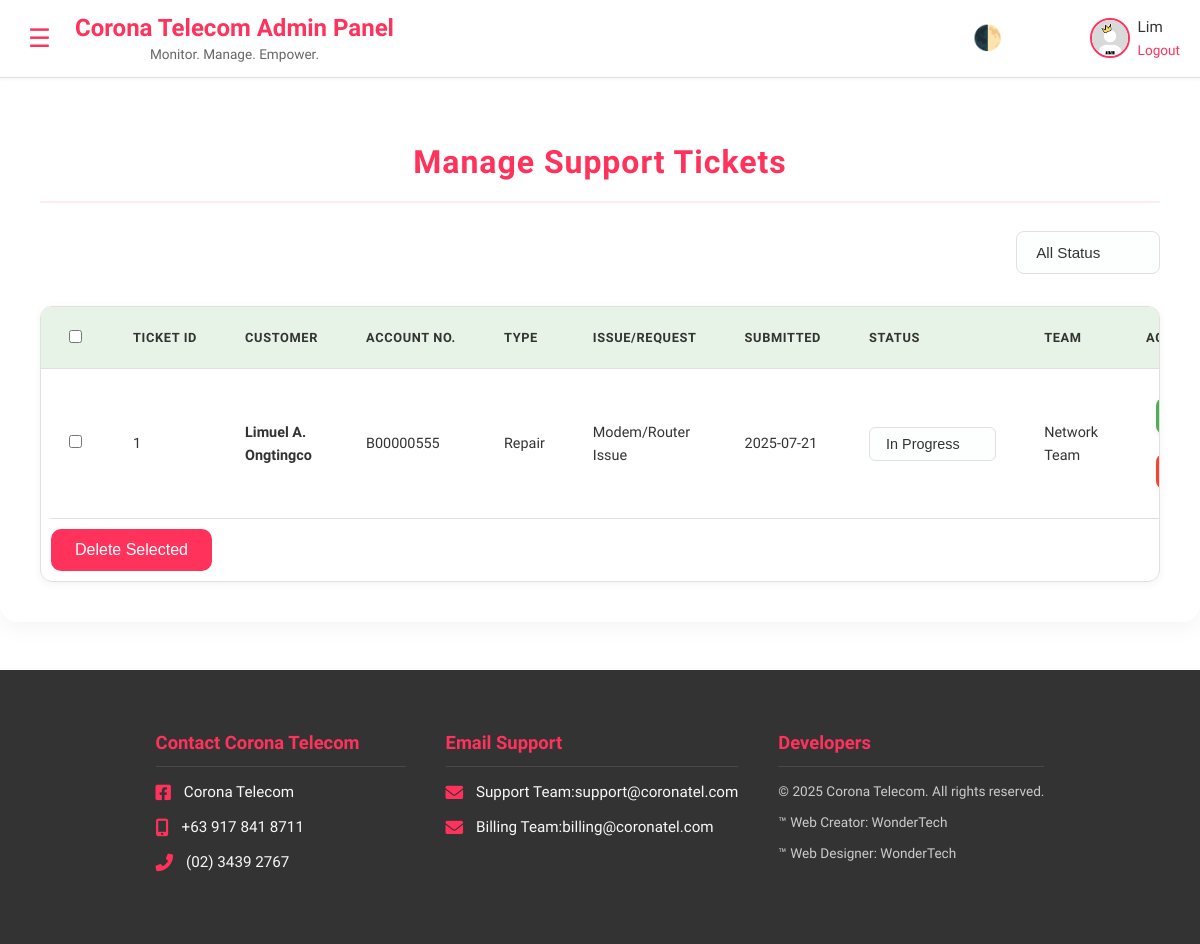
Before: /admin/support (signed in) with the older database file.
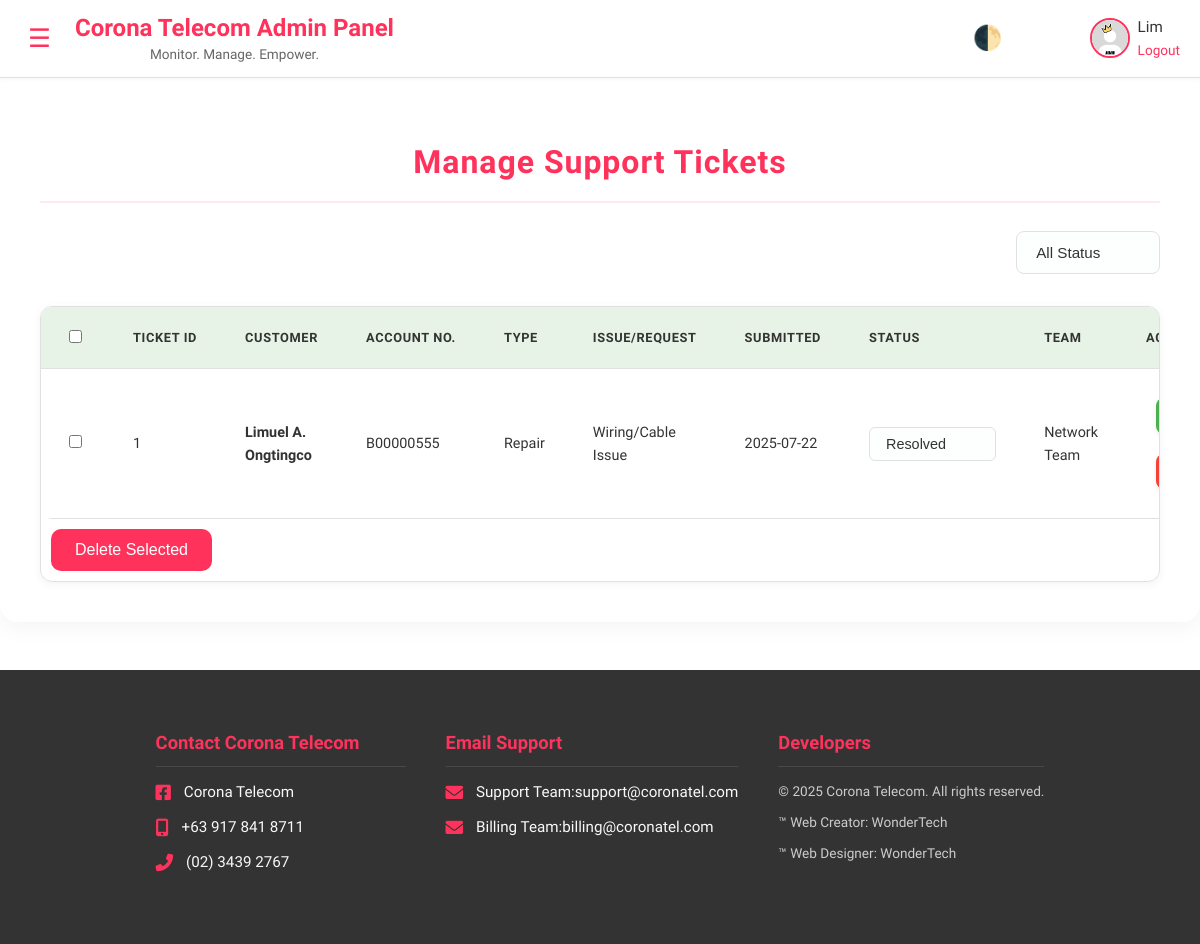
After: the same page with the newer database file.
### models.py (models this page shows, shortened)
class SupportTicket(db.Model):
    id = db.Column(db.Integer, primary_key=True)
    ticket_number = db.Column(db.String(20), unique=True, nullable=False)
    cx_id = db.Column(db.Integer, db.ForeignKey('cx.id'), nullable=False)
    cx = db.relationship('Cx', backref=db.backref('support_tickets', lazy=True))
    ticket_type = db.Column(db.String(50))
    account_type = db.Column(db.String(20))
    contact_person = db.Column(db.String(100))
    contact_number = db.Column(db.String(50))
    service_address = db.Column(db.String(255))
    issue_type = db.Column(db.String(100))
    other_issue_detail = db.Column(db.String(255))  # If issue_type == 'Others'
    request_service = db.Column(db.String(100))
    repair_note = db.Column(db.Text)
    account_request = db.Column(db.String(100))
    new_plan = db.Column(db.String(100))  # If account_request == 'Change Internet Plan'
    account_note = db.Column(db.Text)
    status = db.Column(db.String(20), default='Pending')
    created_at = db.Column(db.DateTime, default=now_manila)

class Cx(db.Model, UserMixin):
    id = db.Column(db.Integer, primary_key=True)
    email = db.Column(db.String(120), unique=True, nullable=False)
    password = db.Column(db.String(200), nullable=False)
    name = db.Column(db.String(120))
    avatar = db.Column(db.String(255), default='default.png')
    role = db.Column(db.String(10), nullable=False, default='customer')
    account_status = db.Column(db.String(20), default='Active')
    contact = db.Column(db.String(50))
    account_number = db.Column(db.String(50))
    internet_plan = db.Column(db.String(50))
    internet_status = db.Column(db.String(20))
    is_verified = db.Column(db.Boolean, default=False)  # ✅ NEW
    first_name = db.Column(db.String(50))
    middle_name = db.Column(db.String(50))
    middle_initial = db.Column(db.String(50))
    surname = db.Column(db.String(50))
    extension_name = db.Column(db.String(50))
    birthdate = db.Column(db.Date)
    gender = db.Column(db.String(20))
    location_country = db.Column(db.String(50))
    location_region = db.Column(db.String(50))
    location_province = db.Column(db.String(50))
    location_city = db.Column(db.String(50))
    location_barangay = db.Column(db.String(50))
    location_zip = db.Column(db.String(20))
    location_street = db.Column(db.String(100))
    payment_proofs = db.relationship('PaymentProof', back_populates='cx', lazy=True)
    requests = db.relationship('CxRequest', back_populates='cx', lazy=True)
    soa_files = db.relationship('SOA', back_populates='cx', lazy=True)
    notifications = db.relationship('Notification', back_populates='cx', lazy=True)
    login_logs = db.relationship('CxLoginLog', back_populates='cx', lazy=True)

### app.py (the view)
@app.route('/admin/support')
@login_required
@admin_required
def admin_support():
    status_filter = request.args.get('status')
    detail_id = request.args.get('detail_id')
    query = SupportTicket.query
    if status_filter and status_filter.strip():
        query = query.filter(SupportTicket.status.ilike(f"%{status_filter.strip()}%"))
    tickets = query.order_by(SupportTicket.created_at.desc()).all()
    ticket_detail = None
    if detail_id:
        ticket_detail = SupportTicket.query.filter_by(id=detail_id).first()
    print("Tickets found:", tickets)  # Debug: See what tickets are returned
    return render_template('admin/support.html', tickets=tickets, ticket_detail=ticket_detail)

### app.py (called while the page is built)
@login_manager.user_loader
def load_user(user_id):
    user_type = session.get('user_type')
    if user_type == 'admin':
        return AdminUser.query.get(int(user_id))
    else:
        return Cx.query.get(int(user_id))  # Cx model for customers

def admin_required(f):
    @wraps(f)
    def decorated_function(*args, **kwargs):
        if not (current_user.is_authenticated and getattr(current_user, 'email', None) == 'admin@coronatel.ph'):
            abort(403)
        return f(*args, **kwargs)
    return decorated_function

### templates/admin/support.html (shortened to what this page needs)
{% extends 'base.html' %}
{% block content %}
<div class="admin-support-page">
    <h2 class="support-title">Manage Support Tickets</h2>
    <div class="filter-bar">
        <form method="GET" action="{{ url_for('admin_support') }}">
            <select name="status" class="filter-select" onchange="this.form.submit()">
                <option value="">All Status</option>
            </select>
        </form>
    </div>
    <div class="table-container">
        <table class="support-tickets-table">
            <thead>
                <tr>
                    <th><input type="checkbox" id="select-all" title="Select All"></th>
                    <th>Ticket ID</th>
                    <th>Customer</th>
                    <th>Account No.</th>
                    <th>Type</th>
                    <th>Issue/Request</th>
                    <th>Submitted</th>
                    <th>Status</th>
                    <th>Team</th>
                    <th>Actions</th>
                </tr>
            </thead>
            <tbody>
                {% for ticket in tickets %}
                <tr>
                    <td><input type="checkbox" class="select-ticket" value="{{ ticket.id }}"></td>
                    <td>{{ ticket.id }}</td>
                    <td><strong>{{ ticket.cx.name if ticket.cx else 'Unknown' }}</strong></td>
                    <td>{{ ticket.cx.account_number if ticket.cx else 'N/A' }}</td>
                    <td>{{ ticket.ticket_type | capitalize }}</td>
                    <td>
                        {% if ticket.ticket_type == 'repair' %}
                        {{ ticket.issue_type or 'N/A' }}
                        {% elif ticket.ticket_type == 'account' %}
                        {{ ticket.account_request or 'N/A' }}
                        {% if ticket.account_request == 'Change Internet Plan' and ticket.new_plan %}
                        <br><small>New Plan: {{ ticket.new_plan }}</small>
                        {% endif %}
                        {% else %}
                        N/A
                        {% endif %}
                    </td>
                    <td>{{ ticket.created_at.strftime('%Y-%m-%d') }}</td>
                    <td>
                        <form method="POST" action="{{ url_for('update_ticket_status', ticket_id=ticket.id) }}">
                            <select name="status" class="status-select" onchange="this.form.submit()">
                                <option value="In Progress" {% if ticket.status=='In Progress' %}selected{% endif %}>In Progress
                                </option>
                                <option value="Resolved" {% if ticket.status=='Resolved' %}selected{% endif %}>Resolved</option>
                            </select>
                        </form>
                    </td>
                    <td>{{ ticket.request_service or 'N/A' }}</td>
                    <td>
                        <button class="btn-view" onclick="showTicketDetail('{{ ticket.id }}')">View</button>
                        <button type="button" class="btn-delete" onclick="confirmDelete('{{ ticket.id }}')">Delete</button>
                    </td>
                </tr>
                {% else %}
                <tr>
                    <td colspan="10" class="no-tickets">No tickets found.</td>
                </tr>
                {% endfor %}
            </tbody>
        </table>
        <button type="button" class="btn-delete-selected" onclick="confirmBulkDelete()">Delete Selected</button>
    </div>
</div>
{% endblock %}

Changed rows visible on the page:
changed SupportTicket "Repair": issue_type "Modem/Router Issue" → "Wiring/Cable Issue"; created_at "2025-07-21" → "2025-07-22"; status "In Progress" → "Resolved"
